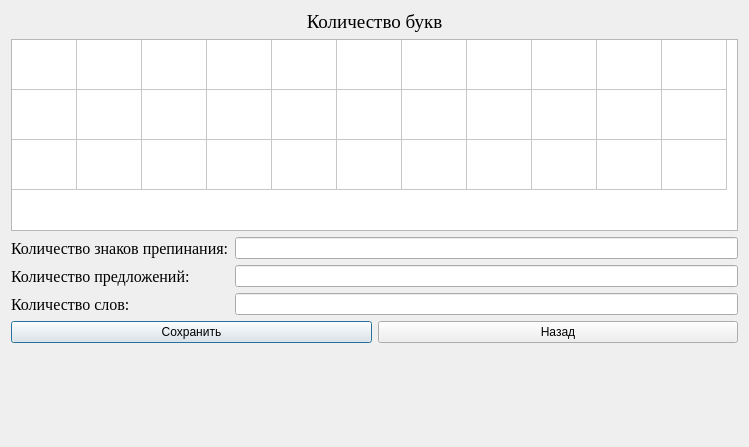
<?xml version="1.0" encoding="UTF-8"?>
<ui version="4.0">
 <class>ResultWindow</class>
 <widget class="QDialog" name="ResultWindow">
  <property name="geometry">
   <rect>
    <x>0</x>
    <y>0</y>
    <width>749</width>
    <height>447</height>
   </rect>
  </property>
  <property name="windowTitle">
   <string>Результат обработки текста</string>
  </property>
  <layout class="QVBoxLayout" name="verticalLayout_4">
   <item>
    <layout class="QVBoxLayout" name="verticalLayout_3">
     <item>
      <widget class="QLabel" name="label">
       <property name="font">
        <font>
         <family>Times New Roman</family>
         <pointsize>14</pointsize>
         <bold>false</bold>
        </font>
       </property>
       <property name="text">
        <string>Количество букв</string>
       </property>
       <property name="alignment">
        <set>Qt::AlignmentFlag::AlignCenter</set>
       </property>
      </widget>
     </item>
     <item>
      <widget class="QTableWidget" name="tableWidget">
       <attribute name="horizontalHeaderVisible">
        <bool>false</bool>
       </attribute>
       <attribute name="horizontalHeaderMinimumSectionSize">
        <number>10</number>
       </attribute>
       <attribute name="horizontalHeaderDefaultSectionSize">
        <number>65</number>
       </attribute>
       <attribute name="horizontalHeaderHighlightSections">
        <bool>false</bool>
       </attribute>
       <attribute name="verticalHeaderVisible">
        <bool>false</bool>
       </attribute>
       <attribute name="verticalHeaderDefaultSectionSize">
        <number>50</number>
       </attribute>
       <row>
        <property name="text">
         <string>Новая строка</string>
        </property>
       </row>
       <row>
        <property name="text">
         <string>Новая строка</string>
        </property>
       </row>
       <row>
        <property name="text">
         <string>Новая строка</string>
        </property>
       </row>
       <column>
        <property name="text">
         <string>Новый столбец</string>
        </property>
       </column>
       <column>
        <property name="text">
         <string>Новый столбец</string>
        </property>
       </column>
       <column>
        <property name="text">
         <string>Новый столбец</string>
        </property>
       </column>
       <column>
        <property name="text">
         <string>Новый столбец</string>
        </property>
       </column>
       <column>
        <property name="text">
         <string>Новый столбец</string>
        </property>
       </column>
       <column>
        <property name="text">
         <string>Новый столбец</string>
        </property>
       </column>
       <column>
        <property name="text">
         <string>Новый столбец</string>
        </property>
       </column>
       <column>
        <property name="text">
         <string>Новый столбец</string>
        </property>
       </column>
       <column>
        <property name="text">
         <string>Новый столбец</string>
        </property>
       </column>
       <column>
        <property name="text">
         <string>Новый столбец</string>
        </property>
       </column>
       <column>
        <property name="text">
         <string>Новый столбец</string>
        </property>
       </column>
      </widget>
     </item>
     <item>
      <layout class="QHBoxLayout" name="horizontalLayout_2">
       <item>
        <layout class="QVBoxLayout" name="verticalLayout">
         <item>
          <widget class="QLabel" name="label_4">
           <property name="font">
            <font>
             <family>Times New Roman</family>
             <pointsize>12</pointsize>
            </font>
           </property>
           <property name="text">
            <string>Количество знаков препинания:</string>
           </property>
          </widget>
         </item>
         <item>
          <widget class="QLabel" name="label_2">
           <property name="font">
            <font>
             <family>Times New Roman</family>
             <pointsize>12</pointsize>
            </font>
           </property>
           <property name="text">
            <string>Количество предложений:</string>
           </property>
          </widget>
         </item>
         <item>
          <widget class="QLabel" name="label_3">
           <property name="font">
            <font>
             <family>Times New Roman</family>
             <pointsize>12</pointsize>
            </font>
           </property>
           <property name="text">
            <string>Количество слов:</string>
           </property>
          </widget>
         </item>
        </layout>
       </item>
       <item>
        <layout class="QVBoxLayout" name="verticalLayout_2">
         <item>
          <widget class="QLineEdit" name="lineEdit"/>
         </item>
         <item>
          <widget class="QLineEdit" name="lineEdit_2"/>
         </item>
         <item>
          <widget class="QLineEdit" name="lineEdit_3"/>
         </item>
        </layout>
       </item>
      </layout>
     </item>
     <item>
      <layout class="QHBoxLayout" name="horizontalLayout">
       <item>
        <widget class="QPushButton" name="pushButton">
         <property name="text">
          <string>Сохранить</string>
         </property>
        </widget>
       </item>
       <item>
        <widget class="QPushButton" name="pushButton_2">
         <property name="text">
          <string>Назад</string>
         </property>
        </widget>
       </item>
      </layout>
     </item>
    </layout>
   </item>
   <item>
    <spacer name="verticalSpacer">
     <property name="orientation">
      <enum>Qt::Orientation::Vertical</enum>
     </property>
     <property name="sizeHint" stdset="0">
      <size>
       <width>318</width>
       <height>73</height>
      </size>
     </property>
    </spacer>
   </item>
  </layout>
 </widget>
 <resources/>
 <connections/>
</ui>
